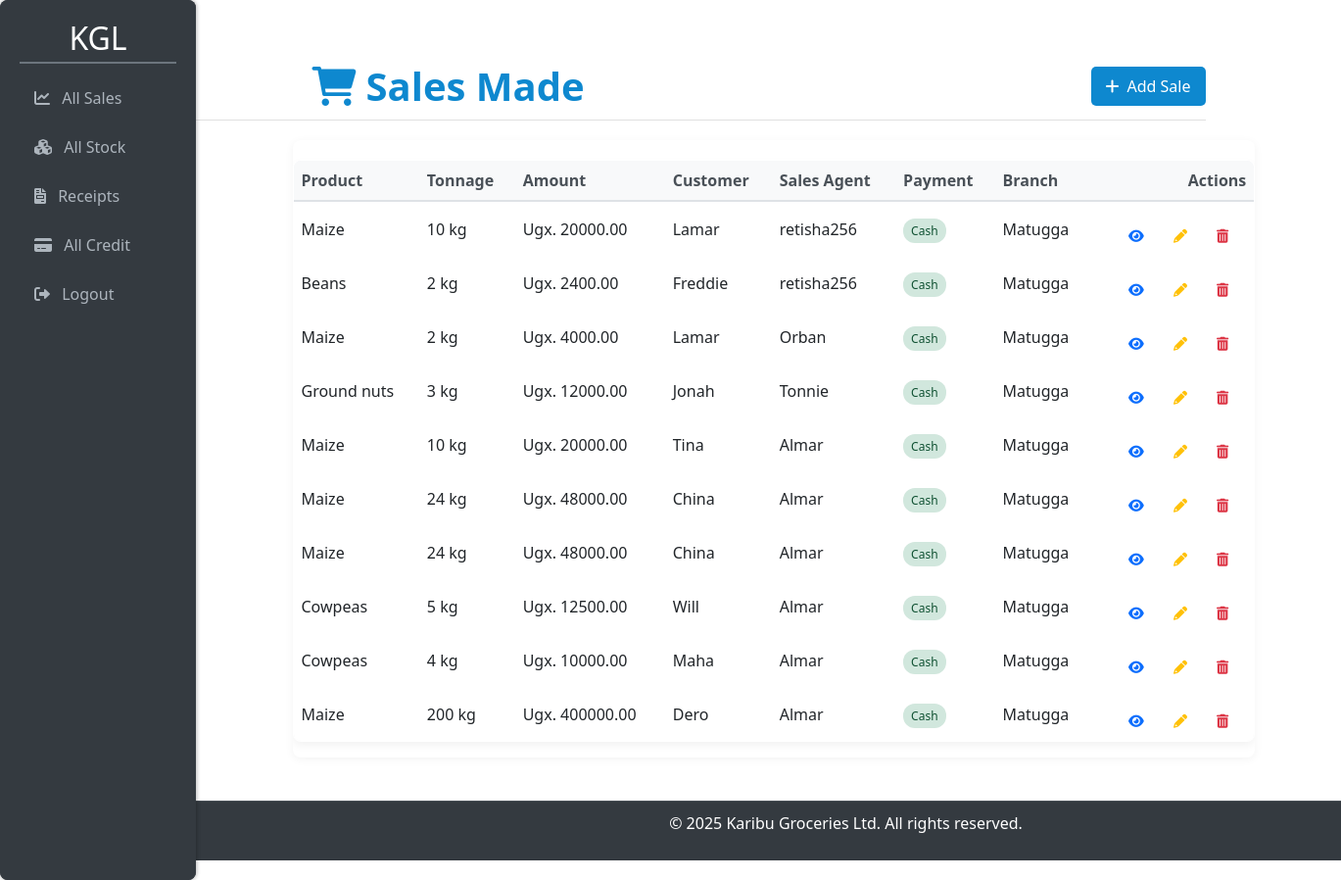
Before: /allsales/ (signed in) with the older database file.
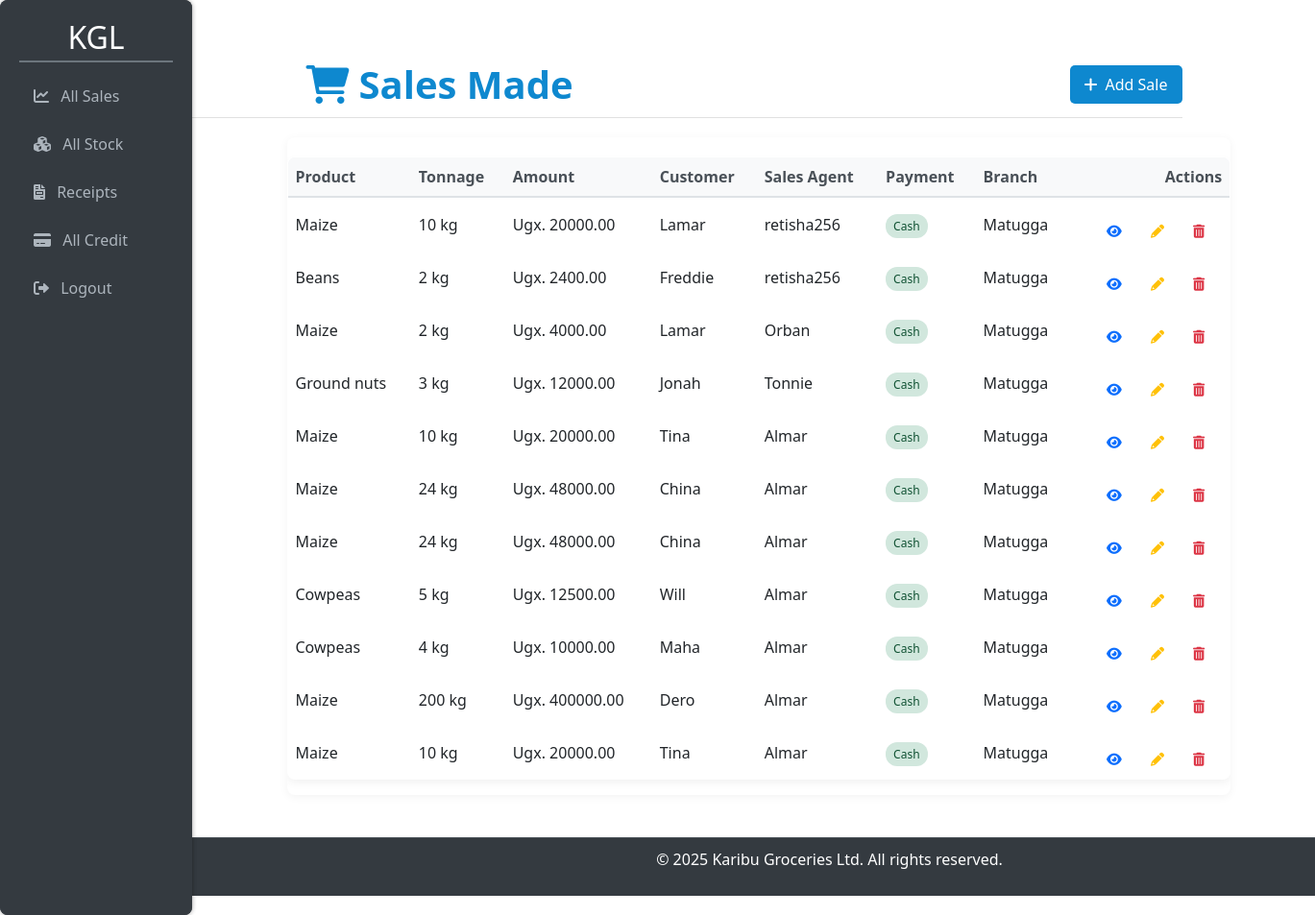
After: the same page with the newer database file.
### kgl_app/models.py (models this page shows, shortened)
class Sales(models.Model):
    product_name=models.ForeignKey(Stock, on_delete=models.CASCADE)
    tonnage=models.IntegerField()
    amount_paid =models.IntegerField(default=0,blank =False)
    buyers_name=models.CharField(max_length=35)
    date_and_time =models.DateTimeField(auto_now_add=True)
    salesagent_name=models.ForeignKey(Userprofile, on_delete=models.CASCADE,null=True)
    is_sold_on_cash=models.BooleanField(default=False)
    branch =models.ForeignKey(Branch, on_delete=models.CASCADE,null=True)
    selling_price=models.IntegerField(null=True,blank=True)
    def total_sales(self):
        return self.product_name.selling_price * self.tonnage

class Stock(models.Model):
    name_of_produce=models.CharField(max_length =255)
    type_of_produce =models.ForeignKey(ProduceType,on_delete=models.CASCADE,null=False,)
    date_and_time_of_produce= models.DateTimeField(auto_now_add =True)
    received_quantity = models.IntegerField(blank=False,null=False,default=0)
    issued_quantity=models.IntegerField(blank=False,null=False,default=0)
    tonnage =models.IntegerField(blank = False,null=False,default=0)
    cost=models.IntegerField(blank =False,default=25)
    name_of_dealer=models.CharField(max_length=255)
    branch=models.ForeignKey(Branch, on_delete=models.CASCADE,null=False,default=0)
    contact=models.CharField(default=20,null=False)
    selling_price=models.IntegerField(null=True,blank=True)
    current_stock =models.IntegerField(null=True,blank=False)
    def __str__(self):
        return self.name_of_produce

class Userprofile(AbstractUser):
    managed_branches = models.ManyToManyField(Branch, related_name="managers", blank=True)
    is_salesagent= models.BooleanField(default=False)
    is_manager= models.BooleanField(default=False)
    is_owner= models.BooleanField(default=False)
    username =models.CharField(max_length=25,unique=True)
    email =models.EmailField(max_length=25, unique=True)
    address = models.CharField(max_length=50, blank=True)
    phonenumber =models.CharField(max_length= 20,blank=True)
    gender = models.CharField(max_length=10, blank=True)
    branch = models.ForeignKey(Branch, on_delete=models.SET_NULL, null=True, blank=True, related_name="users")
    groups = models.ManyToManyField(
        Group,
        related_name="userprofile_groups",
        blank=True,
        help_text="The groups this user belongs to.",
        verbose_name="groups"
    )
    user_permissions = models.ManyToManyField(
        Permission,
        related_name="userprofile_permissions",
        blank=True,
        help_text="Specific permissions for this user.",
        verbose_name="user permissions"
    )
    def __str__(self):
        return self.username

class Branch(models.Model):
    branch_name = models.CharField(max_length=50)
    location = models.CharField(max_length=100)
    def __str__(self):
        return self.branch_name

### kgl_app/views.py (the view)
# urls.py: path('allsales/',views.allsales,name='allsales'),
def allsales(request):
    if request.user.is_manager or request.user.is_salesagent:
     sales =Sales.objects.filter(branch=request.user.branch)
    else:
     sales = Sales.objects.all().order_by('-id')
    return render(request, "allsales.html", {'sales': sales})

### kgl_app/templates/allsales.html (shortened to what this page needs)
{% extends 'base.html' %}
{% load static %}
{% block content %}
<link href="https://cdn.jsdelivr.net/npm/bootstrap@5.3.0/dist/css/bootstrap.min.css" rel="stylesheet">
<link rel="stylesheet" href="https://cdnjs.cloudflare.com/ajax/libs/font-awesome/6.0.0/css/all.min.css">
<div class="container-fluid py-4">
    <div class="sales-header">
        <h1 class="sales-title" style="margin-left:180px;">
            <i class="fas fa-shopping-cart title-icon"></i><strong>Sales Made</strong>
        </h1>
        <a href="{% url 'addsale' %}" class="add-sale-btn">
            <i class="fas fa-plus me-2"></i>Add Sale
        </a>
    </div>
    <div class="table-container" style="width:90%;margin-left:160px;">
        <div class="table-responsive">
            <table class="table table-hover align-middle">
                <thead>
                    <tr>
                        <th>Product</th>
                        <th>Tonnage</th>
                        <th>Amount</th>
                        <th>Customer</th>
                        <th>Sales Agent</th>
                        <th>Payment</th>
                        <th>Branch</th>
                        {% if user.is_manager or user.is_salesagent %}
                        <th class="text-end">Actions</th>
                        {% endif %}
                    </tr>
                </thead>
                <tbody>
                    {% if sales %}
                        {% for sale in sales %}
                        <tr>
                            <td>{{ sale.product_name }}</td>
                            <td>{{ sale.tonnage }} kg</td>
                            <td>Ugx. {{ sale.total_sales|floatformat:2 }}</td>
                            <td>{{ sale.buyers_name }}</td>
                            <td>{{ sale.salesagent_name }}</td>
                            <td>
                                <span class="cash-badge {% if sale.is_sold_on_cash %}cash-true{% else %}cash-false{% endif %}">
                                    {% if sale.is_sold_on_cash %}Cash{% else %}Credit{% endif %}
                                </span>
                            </td>
                            <td>{{ sale.branch }}</td>
                            {% if user.is_manager or user.is_salesagent %}
                            <td class="text-end">
                                <a href="{% url 'view_sale' sale_id=sale.id %}" class="action-button view-button" title="View">
                                    <i class="fas fa-eye"></i>
                                </a>
                                <a href="{% url 'edit_sale' sale_id=sale.id %}" class="action-button edit-button" title="Edit">
                                    <i class="fas fa-pencil-alt"></i>
                                </a>
                                <a href="{% url 'delete_sale' sale_id=sale.id %}" class="action-button delete-button" title="Delete">
                                    <i class="fas fa-trash-alt"></i>
                                </a>
                            </td>
                            {% endif %}
                        </tr>
                        {% endfor %}
                    {% else %}
                        <tr>
                            <td colspan="{% if user.is_manager or user.is_salesagent %}8{% else %}7{% endif %}" class="empty-table-message">
                                No sales records found. Click "Add Sale" to create a new record.
                            </td>
                        </tr>
                    {% endif %}
                </tbody>
            </table>
        </div>
    </div>
</div>
{% endblock %}

Changed rows visible on the page:
added Sales: product_name "Maize", tonnage "10", total_sales "20000.00", buyers_name "Tina", salesagent_name "Almar", is_sold_on_cash "Cash", branch "Matugga"
